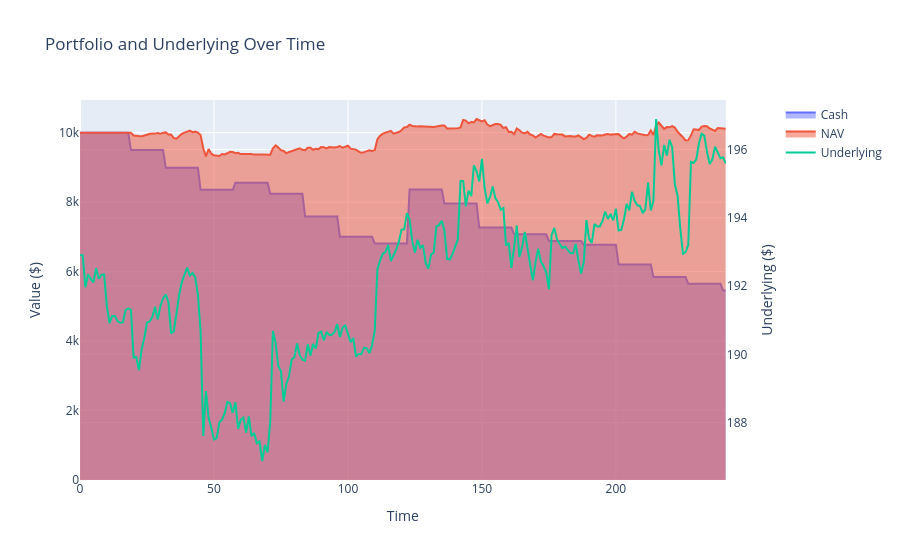

Here is the notebook cell this chart was saved with:
### Code cell
bt.plot_nav(datetime_x_axis=False)

### Figure 1 — Plotly figure (JSON) as saved in the notebook; plotly's stock layout.template omitted (floating-point values rounded to 4 significant figures; data arrays with more than 128 entries replaced by an {"elided": "..."} marker saying what was removed)
{"data": [{"fill": "tozeroy", "mode": "lines", "name": "Cash", "type": "scatter", "x": {"elided": "242 int values"}, "xaxis": "x", "y": {"elided": "242 float values"}, "yaxis": "y"}, {"fill": "tozeroy", "mode": "lines", "name": "NAV", "type": "scatter", "x": {"elided": "242 int values"}, "xaxis": "x", "y": {"elided": "242 float values"}, "yaxis": "y"}, {"mode": "lines", "name": "Underlying", "type": "scatter", "x": {"elided": "242 int values"}, "xaxis": "x", "y": {"elided": "242 float values"}, "yaxis": "y2"}], "layout": {"hovermode": "x unified", "title": {"text": "Portfolio and Underlying Over Time"}, "xaxis": {"anchor": "y", "domain": [0, 0.94], "title": {"text": "Time"}}, "yaxis": {"anchor": "x", "domain": [0, 1], "title": {"text": "Value ($)"}}, "yaxis2": {"anchor": "x", "overlaying": "y", "side": "right", "title": {"text": "Underlying ($)"}}}}
